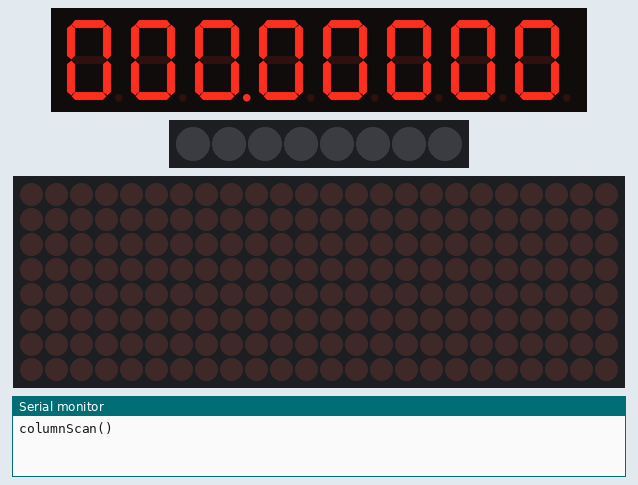
Simulated run of this sketch. Board: Arduino Uno, built with avr-gcc and run on an emulated ATmega328P. On the bench: 8-digit seven-segment display, 8 RGB LEDs in strip order, left to right, 24×8 LED matrix, the last lines printed to the serial monitor. Random numbers use the default seed unless the sketch sets one.

Above: at 0.15 s.
At 4.91 s:
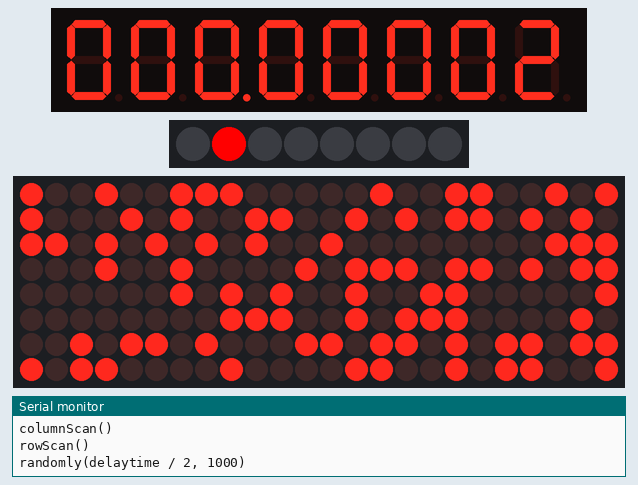
At 9.74 s:
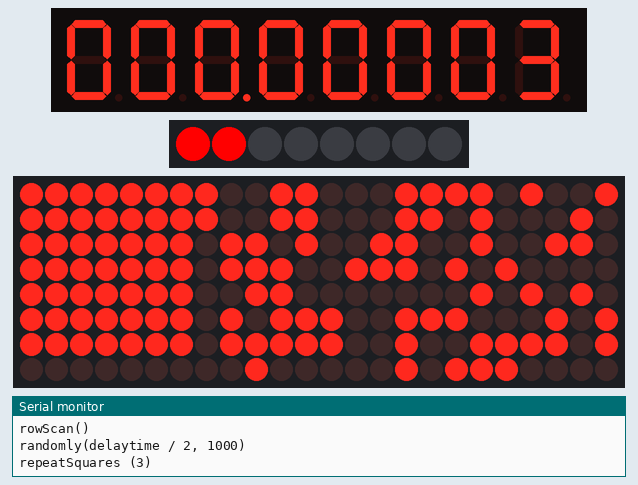
At 14.6 s:
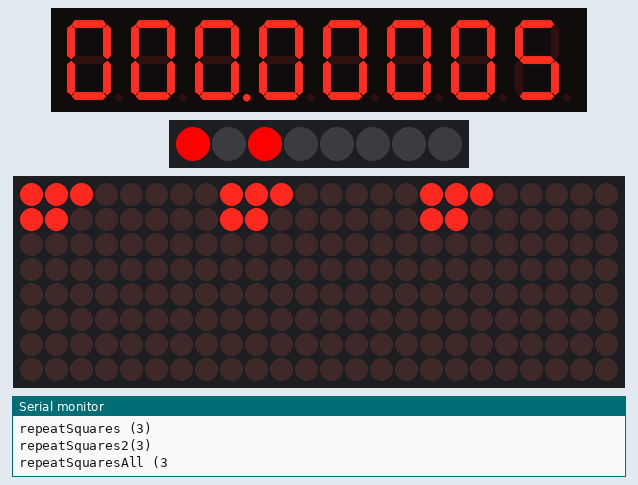
At 19.1 s:
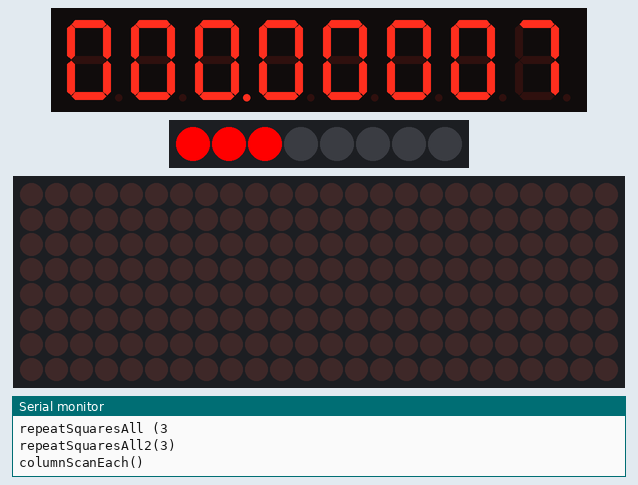
At 38.0 s:
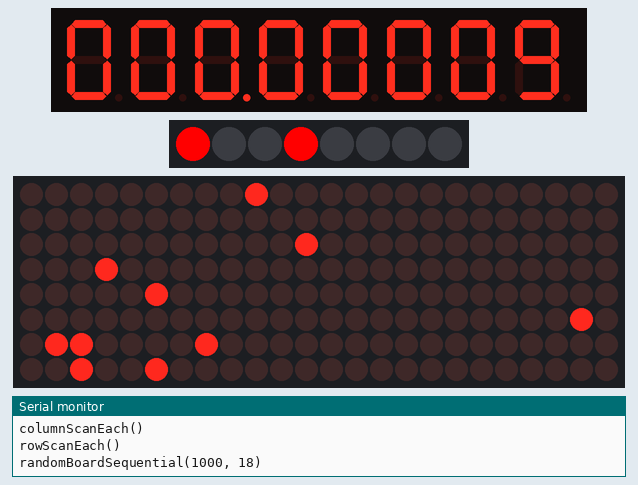
Timing chart, 0 to 39.5 s (numbered marks = the images above):
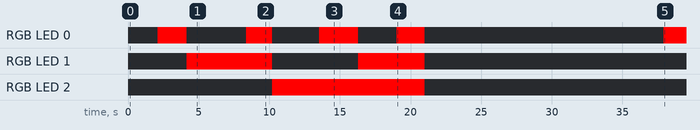

The sketch:

LCDemoCascadedDevices_03.ino
```cpp
//We always have to include the library
//#include "Serial.h"

#include "LedControl.h"
//Added the LED & Key TM1628 Library to allow for control of the demo modes
#include <TM1638.h>

#define MODULES 1 //4

/*
  Now we need a LedControl to work with.
 ***** These pin numbers will probably not work with your hardware *****
  pin 12 is connected to the DataIn
  pin 11 is connected to the CLK
  pin 10 is connected to LOAD
 ***** Please set the number of devices you have *****
  But the maximum default of 8 MAX72XX wil also work.
*/
LedControl lc = LedControl(12, 11, 10, 3);
int devices;

// define a modules
TM1638 modules[] = {
  TM1638(9, 8, 7),
  TM1638(9, 8, 6),
  TM1638(9, 8, 5),
  TM1638(9, 8, 4)
};

/* we always wait a bit between updates of the display */
unsigned long delaytime = 5;

const char string[] = "0123456789ABCDEF";
int base = 0;
int counter = 0;

/*
  This time we have more than one device.
  But all of them have to be initialized
  individually.
*/
void setup() {
  //we have already set the number of devices when we created the LedControl
  devices = lc.getDeviceCount();
  //we have to init all devices in a loop
  for (int address = 0; address < devices; address++) {
    /*The MAX72XX is in power-saving mode on startup*/
    lc.shutdown(address, false);
    /* Set the brightness to a medium values */
    lc.setIntensity(address, 8);
    /* and clear the display */
    lc.clearDisplay(address);
  }
  Serial.begin(9600);
}

void columnScan() {
  //we have to init all devices in a loop
  for (int row = 0; row < 8; row++) {
    for (int col = 0; col < 8; col++) {
      for (int address = 0; address < devices; address++) {
        delay(delaytime);
        lc.setLed(address, row, col, true);
        delay(delaytime);
        lc.setLed(address, row, col, false);
      }
    }
  }
}

void columnScanEach() {
  //we have to init all devices in a loop
  for (int address = 0; address < devices; address++) {
    for (int row = 0; row < 8; row++) {
      for (int col = 0; col < 8; col++) {
        delay(delaytime);
        lc.setLed(address, row, col, true);
        delay(delaytime);
        lc.setLed(address, row, col, false);
      }
    }
  }
}

void rowScan() {
  //we have to init all devices in a loop
  for (int col = 0; col < 8; col++) {
    for (int row = 0; row < 8; row++) {
      for (int address = 0; address < devices; address++) {
        delay(delaytime);
        lc.setLed(address, row, col, true);
        delay(delaytime);
        lc.setLed(address, row, col, false);
      }
    }
  }
}

void rowScanEach() {
  //we have to init all devices in a loop
  for (int address = 0; address < devices; address++) {
    for (int col = 0; col < 8; col++) {
      for (int row = 0; row < 8; row++) {
        delay(delaytime);
        lc.setLed(address, row, col, true);
        delay(delaytime);
        lc.setLed(address, row, col, false);
      }
    }
  }
}

void randomBoard(int address, int density) {
  lc.setIntensity(0, random(5));
  for (int row = 0; row < 8; row++) {
    for (int col = 0; col < 8; col++) {
      lc.setLed(address, row, col, random(density) == 0);
    }
  }
  lc.setIntensity(0, 8);
}

void randomBoardSequential(int n, int density) {
  for (int k = 0; k < n; k++) {
    for (int address = 0; address < devices; address++) {
      randomBoard(address, density);
    }
  }
}

void randomly(int delaytime, int n) {
  lc.setIntensity(0, random(5));
  for (int k = 0; k < n; k++) {
    for (int address = 0; address < devices; address++) {
      int row = random(8);
      int col = random(8);
      lc.setLed(address, row, col, random(2));
    }
    delay(delaytime);
  }
  lc.setIntensity(0, 8);
}

void squares(int address, int state) {
  for (int k = 0; k < 8; k++) {
    for (int row = 0; row <= k; row++) {
      for (int col = 0; col <= k; col++) {
        lc.setLed(address, row, col, state);
      }
      delay(delaytime);
    }
    delay(delaytime);
  }
}

void squares2(int address, int state) {
  for (int k = 7; k >= 0; k--) {
    for (int row = 7; row >= k; row--) {
      for (int col = 7; col >= k; col--) {
        lc.setLed(address, row, col, state);
      }
      delay(delaytime);
    }
    delay(delaytime);
  }
}

void repeatSquares(int n) {
  for (int k = 0; k < n; k++) {
    squares(0, 1);
    //    squares(1, 1);
    squares(0, 0);
    //    squares(1, 0);
  }
}

void repeatSquares2(int n) {
  for (int k = 0; k < n; k++) {
    squares2(0, 1);
    squares2(1, 1);
    squares2(0, 0);
    squares2(1, 0);
  }
}

void repeatSquaresDiag(int n) {
  for (int k = 0; k < n; k++) {
    squares (0, 1);
    squares2(0, 0);
    squares (1, 1);
    squares2(1, 0);

    squares2(0, 1);
    squares (0, 0);
    squares2(1, 1);
    squares (1, 0);
  }
}

void squaresAll(int state) {
  for (int k = 0; k < 8; k++) {
    for (int row = 0; row <= k; row++) {
      for (int col = 0; col <= k; col++) {
        for (int address = 0; address < devices; address++) {
          lc.setLed(address, row, col, state);
        }
      }
      delay(delaytime);
    }
    delay(delaytime);
  }
}

void squaresAll2(int state) {
  for (int k = 7; k >= 0; k--) {
    for (int row = 7; row >= k; row--) {
      for (int col = 7; col >= k; col--) {
        for (int address = 0; address < devices; address++) {
          lc.setLed(address, row, col, state);
        }
      }
      delay(delaytime);
    }
    delay(delaytime);
  }
}

void repeatSquaresAll(int n) {
  for (int k = 0; k < n; k++) {
    squaresAll(1);
    squaresAll(0);
  }
}

void repeatSquaresAll2(int n) {
  for (int k = 0; k < n; k++) {
    squaresAll2(1);
    squaresAll2(0);
  }
}

void repeatSquaresAllDiag(int n) {
  for (int k = 0; k < n; k++) {
    squaresAll (1);
    squaresAll2(0);

    squaresAll2(1);
    squaresAll (0);
  }
}

void LCLoop() {
  TMLoop(); Serial.println ("columnScan()"); columnScan();
  TMLoop(); Serial.println ("rowScan()"); rowScan();
  TMLoop(); Serial.println ("randomly(delaytime / 2, 1000)"); randomly(delaytime / 2, 1000);
  TMLoop(); Serial.println ("repeatSquares (3)"); repeatSquares (3);
  TMLoop(); Serial.println ("repeatSquares2(3)"); repeatSquares2(3);
  TMLoop(); Serial.println ("repeatSquaresAll (3"); repeatSquaresAll (3);
  TMLoop(); Serial.println ("repeatSquaresAll2(3)"); repeatSquaresAll2(3);
  TMLoop(); Serial.println ("columnScanEach()"); columnScanEach();
  TMLoop(); Serial.println ("rowScanEach()"); rowScanEach();
  TMLoop(); Serial.println ("randomBoardSequential(1000, 18)"); randomBoardSequential(1000, 18);
  TMLoop(); Serial.println ("repeatSquaresDiag(3)"); repeatSquaresDiag(3);
  TMLoop(); Serial.println ("repeatSquaresAllDiag(3)"); repeatSquaresAllDiag(3);
}

void TMLoop() {
  /* for (int i = 0; i < MODULES; i++) {
     const char* pos = string + base + (i * 8);

     if (pos >= string && pos + 8 < string + sizeof(string)) {
       modules[i].setDisplayToString(pos);
     } else {
       modules[i].clearDisplay();
     }
    }

    base++;

    if (base == sizeof(string) - 8) {
     base = -MODULES * 8;
    }\*/
  //  modules[0].setLEDs(random(256));
  modules[0].setLEDs(counter % 256);
  modules[0].setDisplayToHexNumber(counter, 1 << 5);
  counter++;

}

void loop() {
  LCLoop();
}
```

Measured:
- by itself, RGB LED 1: off → RGB(255, 0, 0) at 4.2 s, → off 6.0 s later, → RGB(255, 0, 0) 6.1 s later, → off 4.7 s later
- by itself, RGB LED 2: off → RGB(255, 0, 0) at 10.2 s, → off 10.8 s later
- by itself, RGB LED 0: off → RGB(255, 0, 0) at 2.1 s, → off 2.1 s later, → RGB(255, 0, 0) 4.2 s later, → off 1.8 s later, … (9 changes in this stretch)
- what the display in image 4 shows lasts 2.0 s, from 19.0 s to 21.0 s
